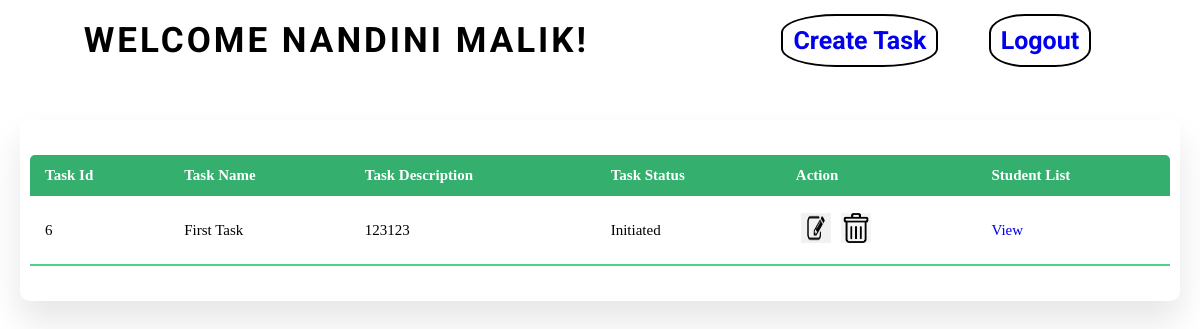
Page /teacher/dashboard/6/ (signed in) on the committed database.
### task/models.py (models this page shows, shortened)
class CustomUser(AbstractUser):
    username = None
    name= models.CharField(max_length=50,null=True)
    email = models.EmailField(_('email address'), unique=True)
    phone = models.CharField(max_length=10,validators=[MinLengthValidator(10)],unique=True)
    gender=models.CharField(max_length=50,choices=(("Male","Male"),("Female","Female"),("Other","Other")))
    country=models.CharField(max_length=50,null=True)
    experience=models.CharField(max_length=50,null=True)
    role=models.CharField(max_length=50,choices=((
        ("Teacher","Teacher"),
        ("Student","Student"))))
    USERNAME_FIELD = 'email'
    REQUIRED_FIELDS = []
    objects = CustomUserManager()

class Task(models.Model):
    task_id=models.AutoField(primary_key=True,auto_created=True)
    task_name=models.CharField(max_length=50)
    task_description=models.TextField()
    task_status=models.CharField(max_length=50,choices=(
        ("Initiate","Initiate"),
        ("Pending","Pending"),
        ("Completed","Completed"),
        ("OnHold","OnHold")
    ))
    creator_id=models.ForeignKey(CustomUser,on_delete=models.CASCADE)

### task/views.py (the view)
# urls.py: path('teacher/dashboard/<int:pk>/',views.teacherDashboard,name="teacher_dashboard"),
@login_required(redirect_field_name='/login/')
def teacherDashboard(request,pk):
    if(request.user.id!=pk or request.user.role!='Teacher'):
        return HttpResponse('Unauthorized', status=401)
    tasks=Task.objects.filter(creator_id=request.user)
    return render(request,'teacherDashboard.html',{"tasks":tasks,"name":request.user.name})

### task/templates/teacherDashboard.html (shortened to what this page needs)
{% load static %}
<!DOCTYPE html>
<html lang="en">
  <head>
    <link rel="stylesheet" href="{% static 'css/teach.css' %}" />
  </head>
  <body>
    <nav>
      <div class="logo">
        <h4>Welcome {{name}}!</h4>
      </div>
      <ul class="nav-links">
        <li>
          <a href="create_task/">Create Task</a>
        </li>
        <li>
          <a href="/logout/">Logout</a>
        </li>
      </ul>
    </nav>
    <section class="main">
      <section class="tasks">
        <section class="task-list">
          <table class="table">
            <thead>
              <tr>
                <th>Task Id</th>
                <th>Task Name</th>
                <th>Task Description</th>
                <th>Task Status</th>
                <th>Action</th>
                <th>Student List</th>
              </tr>
            </thead>
            <tbody>
              {% for task in tasks %}
              <tr>
                <td>{{task.task_id}}</td>
                <td>{{task.task_name}}</td>
                <td>{{task.task_description}}</td>
                <td>{{task.task_status}}</td>
                <td>
                  <div class="images">
                    <a href="update_task/{{task.task_id}}/"
                      ><img src="{% static 'images/upd1.png' %}" alt=""
                    /></a>
                    <a href="delete_task/{{task.task_id}}/"
                      ><img src="{% static 'images/del1.png' %}" alt=""
                    /></a>
                  </div>
                </td>
                <td>
                  <a href="view_task/{{task.task_id}}/">View</a>
                </td>
              </tr>
              {% endfor %}
            </tbody>
          </table>
        </section>
      </section>
    </section>
  </body>
</html>

### task/static/css/teach.css (style rules this page uses)
* { margin: 0px; padding: 0px; box-sizing: border-box; }
nav { display: flex; justify-content: space-around; align-items: center; min-height: 10vh; font-family: "Roboto", sans-serif; }
.logo { text-transform: uppercase; letter-spacing: 3px; font-size: 35px; font-weight: 700; }
.nav-links { display: flex; justify-content: space-around; width: 30%; }
.nav-links li { list-style: none; border: solid 2px black; padding: 10px; border-radius: 35%; cursor: pointer; }
.nav-links a { text-decoration: none; letter-spacing: none; font-weight: bold; font-size: 25px; }
.main { position: relative; padding: 20px; width: 100%; }
.tasks { margin-top: 20px; text-transform: capitalize; }
.task-list { width: 100%; padding: 10px; margin-top: 10px; background: #fff; border-radius: 10px; box-shadow: 0 20px 35px rgba(0, 0, 0, 0.1); }
.table { border-collapse: collapse; margin: 25px 0; font-size: 15px; min-width: 100%; overflow: hidden; border-radius: 5px 5px 0 0; }
table thead tr { color: #fff; background: #34af6d; text-align: left; font-weight: bold; }
.table th, .table td { padding: 12px 15px; }
.table tbody tr { border-bottom: 1px solid #ddd; }
.table tbody tr:last-of-type { border-bottom: 2px solid #4ad489; }
.images { display: flex; }
td a, td a:visited { text-decoration: none; }
img { width: 30px; height: 30px; margin: 5px; }

### rows in the picture
CustomUser: name "NANDINI MALIK"
Task: task_id "6", task_name "First Task", task_description "123123", task_status "Initiated"
